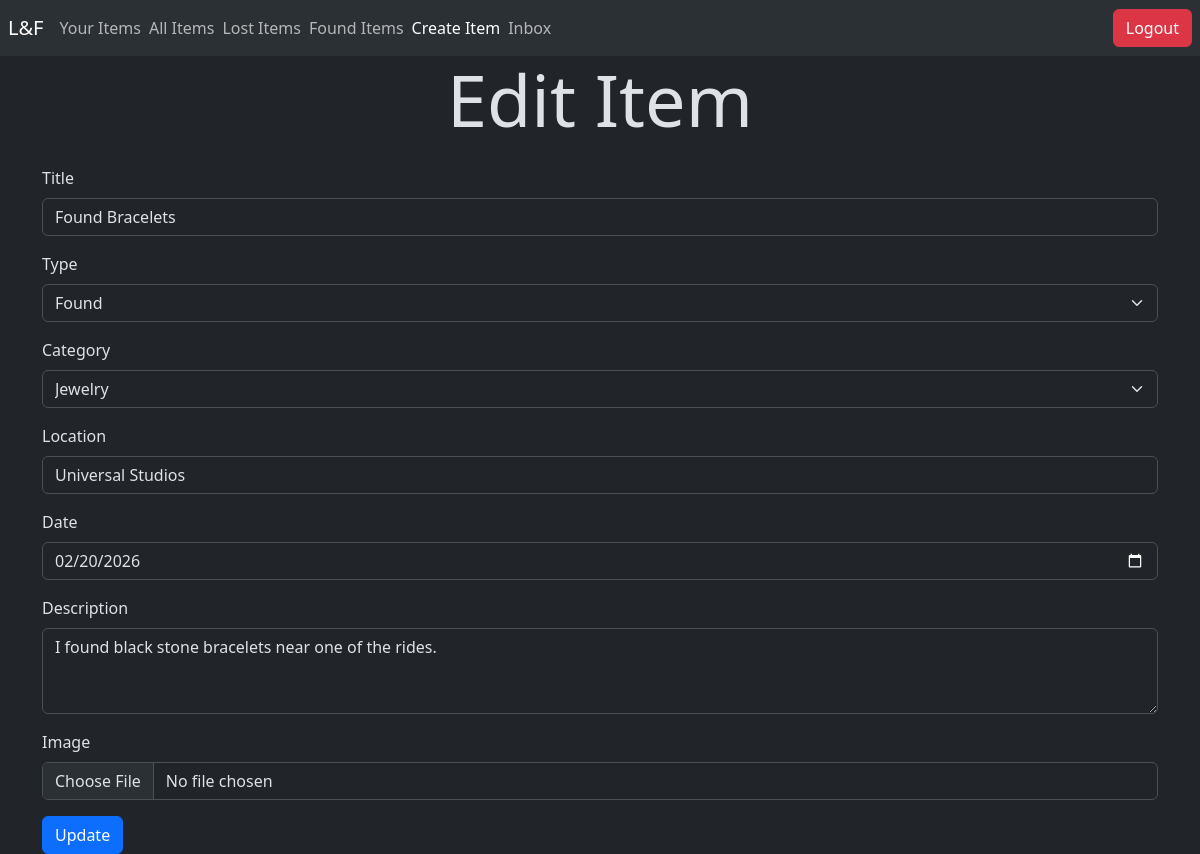
/edit_item.php?item_id=4 (signed in), run on the app's committed database.
### tables this page shows
CREATE TABLE ITEM (
    Item_id INT AUTO_INCREMENT,
    Inserted_at TIMESTAMP NOT NULL,
    Location VARCHAR(50) NOT NULL,
    Description VARCHAR(250) NOT NULL,
    Title VARCHAR(50) NOT NULL, 
    Type VARCHAR(20) NOT NULL,
    Category VARCHAR(20) NOT NULL,
    Status VARCHAR(20) NOT NULL,
    Date DATE NOT NULL,
    Img VARCHAR(225) NOT NULL,
    User_id INT NOT NULL,

    PRIMARY KEY (Item_id),
    FOREIGN KEY (User_id) REFERENCES USER (User_id)
);

### edit_item.php (the view, shortened to what this page needs)
<?php
include("connect.php");
$user_email = $_SESSION["Email"];
$item_id = $_GET['item_id'];
$sql_fetch_item = "select * from item where Item_id=$item_id;";
$item_row = $conn->query($sql_fetch_item);
$item = $item_row->fetch_assoc();
$sql_fetch_notifications = "select count(*) from notification where Recipient_email = '$user_email';";
$notifications = $conn->query($sql_fetch_notifications);
$row = $notifications->fetch_assoc();
$count = $row['count(*)'];
?>
<!doctype html>
<html lang="en" class="h-100" data-bs-theme="dark">
<head>
    <link href="https://cdn.jsdelivr.net/npm/bootstrap@5.3.8/dist/css/bootstrap.min.css" rel="stylesheet">
</head>
<body>
    <nav class="navbar bg-body-tertiary">
        <a class="navbar-brand ms-2" href="#">L&F</a>
        <ul class="navbar-nav me-auto flex-row d-flex">
            <li class="nav-item me-2">
                <a class="nav-link" href="user_items.php">Your Items</a>
            </li>
            <li class='nav-item me-2'>
                <a class='nav-link' href='view_items.php'>All Items</a>
            </li>
            <li class="nav-item me-2">
                <a class="nav-link" href="lost_items.php">Lost Items</a>
            </li>
            <li class="nav-item me-2">
                <a class="nav-link" href="found_items.php">Found Items</a>
            </li>
            <li class="nav-item me-2">
                <a class="nav-link active" href="item_submission.php">Create Item</a>
            </li>
            <?php
            if ($count > 0) {
                echo ("
                <li class='nav-item me-2'>
                    <a class='nav-link' href='view_conversations.php'>Inbox*</a>
                </li>
                ");
            } else {
                echo ("
                <li class='nav-item me-2'>
                    <a class='nav-link' href='view_conversations.php'>Inbox</a>
                </li>
                ");
            } ?>
        </ul>
        <a href="logout.php">
            <button class="btn btn-danger me-2" type="button">Logout</button>
        </a>
    </nav>
    <h1 class="display-2 text-center mb-4">Edit Item</h1>
    <div class="container">
        <form method="post" action="./update_item.php?item_id=<?php echo $item_id; ?>" enctype="multipart/form-data">
            <div class="mb-3">
                <label for="title" class="form-label">Title</label>
                <input type="text" class="form-control" id="title" name="title" value="<?php echo $item['Title']; ?>" required>
            </div>
            <div class="mb-3">
                <label for="type" class="form-label">Type</label>
                <select class="form-select" id="type" name="type" ?>" required>
                    <?php
                    if ($item['Type'] == 'Lost') {
                        echo ("
                        <option value='Lost' selected>Lost</option>
                        <option value='Found'>Found</option>
                        ");
                    } else {
                        echo ("
                        <option value='Lost'>Lost</option>
                        <option value='Found' selected>Found</option>
                        ");
                    }
                    ?>
                </select>
            </div>
            <div class="mb-3">
                <label for="category" class="form-label">Category</label>
                <select class="form-select" id="category" name="category" value="<?php echo $item['Category']; ?>" required>
                    <?php
                    if ($item['Category'] == 'Electronics') {
                        echo ("
                        <option value='Electronics' selected>Electronics</option>
                        <option value='Clothing'>Clothing</option>
                        <option value='Jewelry'>Jewelry</option>
                        <option value='Books'>Books</option>
                        <option value='Bags'>Bags</option>
                        <option value='Wallets'>Wallets</option>
                        <option value='Other'>Other</option>
                        ");
                    } else if ($item['Category'] == 'Jewelry') {
                        echo ("
                        <option value='Electronics'>Electronics</option>
                        <option value='Clothing'>Clothing</option>
                        <option value='Jewelry' selected>Jewelry</option>
                        <option value='Books'>Books</option>
                        <option value='Bags'>Bags</option>
                        <option value='Wallets'>Wallets</option>
                        <option value='Other'>Other</option>
                        ");
                    } else if ($item['Category'] == 'Books') {
                        echo ("
                        <option value='Electronics'>Electronics</option>
                        <option value='Clothing'>Clothing</option>
                        <option value='Jewelry'>Jewelry</option>
                        <option value='Books' selected>Books</option>
                        <option value='Bags'>Bags</option>
                        <option value='Wallets'>Wallets</option>
                        <option value='Other'>Other</option>
                        ");
                    } else if ($item['Category'] == 'Bags') {
                        echo ("
                        <option value='Electronics'>Electronics</option>
                        <option value='Clothing'>Clothing</option>
                        <option value='Jewelry'>Jewelry</option>
                        <option value='Books'>Books</option>
                        <option value='Bags' selected>Bags</option>
                        <option value='Wallets'>Wallets</option>
                        <option value='Other'>Other</option>
                        ");
                    } else if ($item['Category'] == 'Wallets') {
                        echo ("
                        <option value='Electronics'>Electronics</option>
                        <option value='Clothing'>Clothing</option>
                        <option value='Jewelry'>Jewelry</option>
                        <option value='Books'>Books</option>
                        <option value='Bags'>Bags</option>
                        <option value='Wallets' selected>Wallets</option>
                        <option value='Other'>Other</option>
                        ");
                    }
                    ?>
                </select>
            </div>
            <div class="mb-3">
                <label for="location" class="form-label">Location</label>
                <input type="text" class="form-control" id="location" name="location" value="<?php echo $item['Location']; ?>" required>
            </div>
            <div class="mb-3">
                <label for="date" class="form-label">Date</label>
                <input type="date" class="form-control" id="date" name="date" value="<?php echo $item['Date']; ?>" required>
            </div>
            <div class="mb-3">
                <label for="description" class="form-label">Description</label>
                <textarea class="form-control" id="description" name="description" rows="3" required><?php echo $item['Description']; ?></textarea>
            </div>
            <div class="mb-3">
                <label for="image" class="form-label">Image</label>
                <input type="file" class="form-control" id="image" name="image">
            </div>
            <button type="submit" class="btn btn-primary">Update</button>
        </form>
    </div>
</body>
</html>

### data on the page
item: title "Found Bracelets", type "Found", category "Jewelry", location "Universal Studios", date "02/20/2026", description "I found black stone bracelets near one of the rides."
